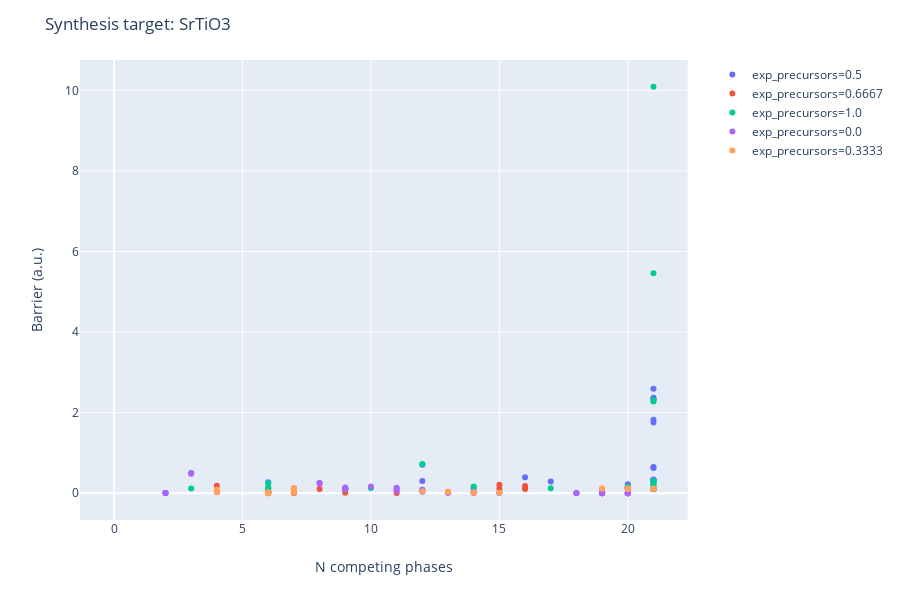

Notebook code for this chart:
### Markdown cell above
Let's get a recommendation plot -- barrier vs # competing phases. We also turn on "gas release". Carbonates mean we will have CO/CO2 release.

### Code cell
router.recommend_routes(temperature=1500, pressure=None, allow_gas_release=True)
